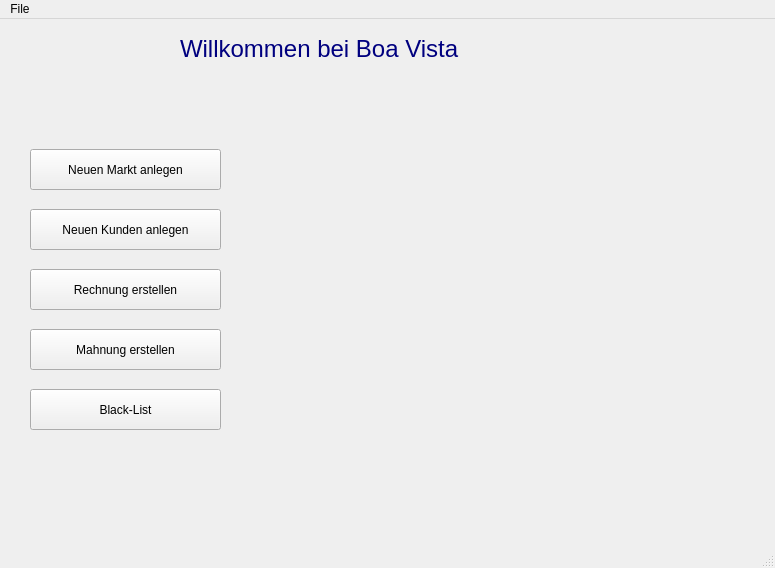
<?xml version="1.0" encoding="UTF-8"?>
<ui version="4.0">
 <class>otherwindow</class>
 <widget class="QMainWindow" name="otherwindow">
  <property name="geometry">
   <rect>
    <x>0</x>
    <y>0</y>
    <width>775</width>
    <height>568</height>
   </rect>
  </property>
  <property name="windowTitle">
   <string>MainWindow</string>
  </property>
  <widget class="QWidget" name="centralwidget">
   <widget class="QPushButton" name="neue_Kunde">
    <property name="geometry">
     <rect>
      <x>30</x>
      <y>190</y>
      <width>191</width>
      <height>41</height>
     </rect>
    </property>
    <property name="styleSheet">
     <string notr="true">font: 11pt &quot;MS Shell Dlg 2&quot;;</string>
    </property>
    <property name="text">
     <string>Neuen Kunden anlegen</string>
    </property>
   </widget>
   <widget class="QLabel" name="label">
    <property name="geometry">
     <rect>
      <x>180</x>
      <y>0</y>
      <width>281</width>
      <height>61</height>
     </rect>
    </property>
    <property name="text">
     <string>&lt;html&gt;&lt;head/&gt;&lt;body&gt;&lt;p&gt;&lt;span style=&quot; font-size:18pt; color:#00007f;&quot;&gt;Willkommen bei Boa Vista&lt;/span&gt;&lt;/p&gt;&lt;/body&gt;&lt;/html&gt;</string>
    </property>
   </widget>
   <widget class="QToolButton" name="Rechnung">
    <property name="geometry">
     <rect>
      <x>30</x>
      <y>250</y>
      <width>191</width>
      <height>41</height>
     </rect>
    </property>
    <property name="styleSheet">
     <string notr="true">font: 11pt &quot;MS Shell Dlg 2&quot;;</string>
    </property>
    <property name="text">
     <string>Rechnung erstellen</string>
    </property>
   </widget>
   <widget class="QPushButton" name="Mahnung">
    <property name="geometry">
     <rect>
      <x>30</x>
      <y>310</y>
      <width>191</width>
      <height>41</height>
     </rect>
    </property>
    <property name="styleSheet">
     <string notr="true">font: 11pt &quot;MS Shell Dlg 2&quot;;</string>
    </property>
    <property name="text">
     <string>Mahnung erstellen</string>
    </property>
   </widget>
   <widget class="QPushButton" name="Black_list">
    <property name="geometry">
     <rect>
      <x>30</x>
      <y>370</y>
      <width>191</width>
      <height>41</height>
     </rect>
    </property>
    <property name="styleSheet">
     <string notr="true">font: 11pt &quot;MS Shell Dlg 2&quot;;</string>
    </property>
    <property name="text">
     <string>Black-List</string>
    </property>
   </widget>
   <widget class="QPushButton" name="neuen_Markt">
    <property name="geometry">
     <rect>
      <x>30</x>
      <y>130</y>
      <width>191</width>
      <height>41</height>
     </rect>
    </property>
    <property name="styleSheet">
     <string notr="true">font: 11pt &quot;MS Shell Dlg 2&quot;;</string>
    </property>
    <property name="text">
     <string>Neuen Markt anlegen</string>
    </property>
   </widget>
   <widget class="QLabel" name="label_2">
    <property name="geometry">
     <rect>
      <x>250</x>
      <y>70</y>
      <width>511</width>
      <height>481</height>
     </rect>
    </property>
    <property name="text">
     <string/>
    </property>
    <property name="pixmap">
     <pixmap>../../Desktop/Street_Food.jpg</pixmap>
    </property>
   </widget>
  </widget>
  <widget class="QMenuBar" name="menubar">
   <property name="geometry">
    <rect>
     <x>0</x>
     <y>0</y>
     <width>775</width>
     <height>21</height>
    </rect>
   </property>
   <widget class="QMenu" name="menuFIle">
    <property name="title">
     <string>File</string>
    </property>
    <addaction name="actionExit"/>
   </widget>
   <addaction name="menuFIle"/>
  </widget>
  <widget class="QStatusBar" name="statusbar"/>
  <action name="actionExit">
   <property name="text">
    <string>Exit</string>
   </property>
  </action>
 </widget>
 <resources/>
 <connections>
  <connection>
   <sender>neue_Kunde</sender>
   <signal>clicked()</signal>
   <receiver>otherwindow</receiver>
   <slot>close()</slot>
   <hints>
    <hint type="sourcelabel">
     <x>125</x>
     <y>231</y>
    </hint>
    <hint type="destinationlabel">
     <x>387</x>
     <y>283</y>
    </hint>
   </hints>
  </connection>
 </connections>
</ui>
